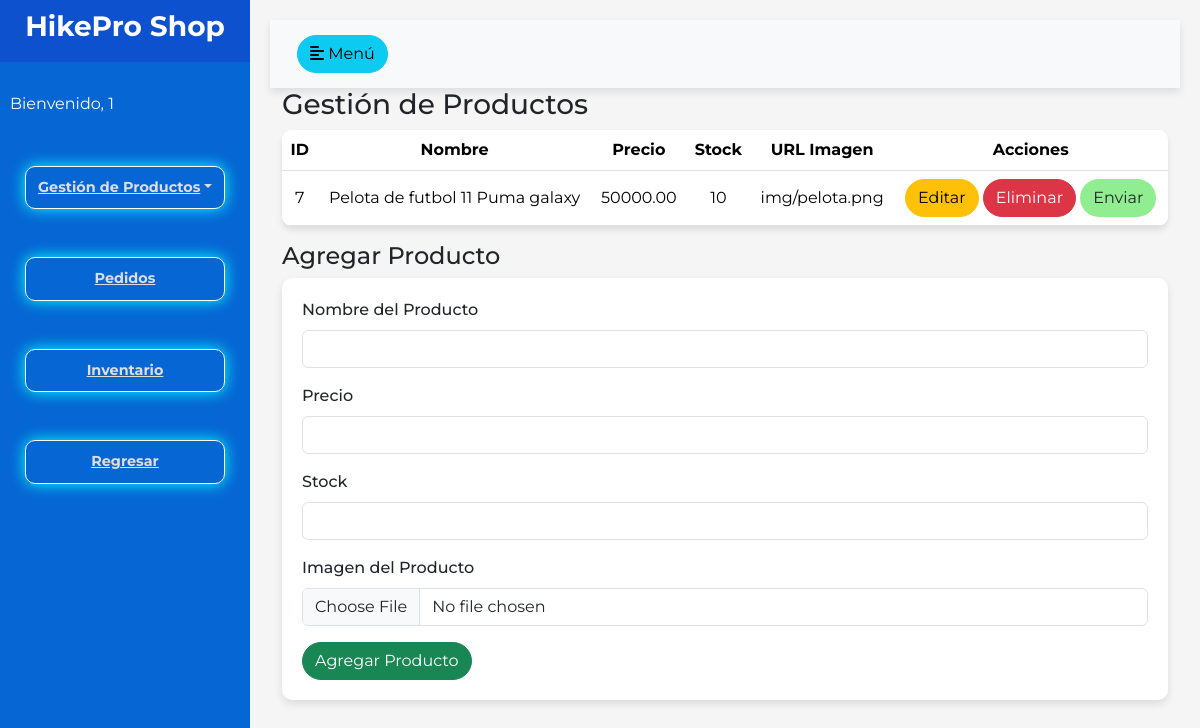
Page /dashboard.php (signed in) on the committed database.
### tables this page shows
CREATE TABLE `productos` (
  `id_producto` int(11) NOT NULL,
  `nombre` varchar(100) NOT NULL,
  `descripcion` text DEFAULT NULL,
  `precio` decimal(10,2) NOT NULL,
  `stock` int(11) NOT NULL,
  `imagen` varchar(250) DEFAULT NULL
);

### dashboard.php (the view, shortened to what this page needs)
<?php
include('db.php');
$productos_sql = "SELECT * FROM productos";
$productos_result = $conn->query($productos_sql);
?>
<!DOCTYPE html>
<html lang="es">
<head>
    <link href="https://cdn.jsdelivr.net/npm/bootstrap@5.3.3/dist/css/bootstrap.min.css" rel="stylesheet">
    <link rel="stylesheet" href="css/styles2.css">
</head>
<body>
    <div class="wrapper">
        <nav id="sidebar">
            <div class="sidebar-header">
                <h3>HikePro Shop</h3>
            </div>
            <ul class="list-unstyled components">
                <p>Bienvenido, <?php echo $_SESSION['admin']; ?></p>
                <li>
                    <br>
                <center>
                    <a href="#homeSubmenu" data-toggle="collapse" aria-expanded="false" class="dropdown-toggle">Gestión de Productos</a>
                    </center>
                </li>
                <br>
                <br>
                <center>
                <li>
                    <a href="pedido.php">Pedidos</a>
                </li>
                </center>
                <br>
                <br>
                <center>
                <li>
                    <a href="#">Inventario</a>
                </li>
                <br>
                <br>
                <center>
                <li>
                    <a href="logout.php">Regresar</a>
                </li>
                </center>
            </ul>
        </nav>
        <div id="content">
            <nav class="navbar navbar-expand-lg navbar-light bg-light">
                <div class="container-fluid">
                    <button type="button" id="sidebarCollapse" class="btn btn-info">
                        <i class="fas fa-align-left"></i>
                        <span>Menú</span>
                    </button>
                </div>
            </nav>
            <div class="container">
                <h3>Gestión de Productos</h3>
                <table class="table">
                    <thead>
                        <tr>
                            <th>ID</th>
                            <th>Nombre</th>
                            <th>Precio</th>
                            <th>Stock</th>
                            <th>URL Imagen</th>
                            <th>Acciones</th>
                        </tr>
                    </thead>
                    <tbody>
                        <?php while($producto = $productos_result->fetch_assoc()): ?>
                            <tr>
                                <td><?php echo $producto['id_producto']; ?></td>
                                <td><?php echo $producto['nombre']; ?></td>
                                <td><?php echo $producto['precio']; ?></td>
                                <td><?php echo $producto['stock']; ?></td>
                                <td><?php echo $producto['imagen']; ?></td>
                                <td>
                                    <a href="editar_producto.php?id=<?php echo $producto['id_producto']; ?>" class="btn btn-warning">Editar</a>
                                    <a href="eliminar_producto.php?id=<?php echo $producto['id_producto']; ?>" class="btn btn-danger">Eliminar</a>
                                    <a href="productos.php?id=<?php echo $producto['id_producto']; ?>" class="btn btn-send" style="background: lightgreen;">Enviar</a>
                                </td>
                            </tr>
                        <?php endwhile; ?>
                    </tbody>
                </table>
                <h4>Agregar Producto</h4>
                <form action="guardar_producto.php" method="POST" enctype="multipart/form-data">
                    <div class="mb-3">
                        <label for="nombre" class="form-label">Nombre del Producto</label>
                        <input type="text" class="form-control" id="nombre" name="nombre" required>
                    </div>
                    <div class="mb-3">
                        <label for="precio" class="form-label">Precio</label>
                        <input type="number" step="0.01" class="form-control" id="precio" name="precio" required>
                    </div>
                    <div class="mb-3">
                        <label for="stock" class="form-label">Stock</label>
                        <input type="number" class="form-control" id="stock" name="stock" required>
                    </div>
                    <div class="mb-3">
                        <label for="imagen" class="form-label">Imagen del Producto</label>
                        <input type="file" class="form-control" id="imagen" name="imagen" required>
                    </div>
                    <button type="submit" class="btn btn-success">Agregar Producto</button>
                </form>
            </div>
        </div>
    </div>
</body>
</html>

### css/styles2.css (style rules this page uses)
* { padding: 0; margin: 0; box-sizing: border-box; }
body { font-family: "Montserrat", sans-serif; background-color: #f5f5f5; }
.wrapper { display: flex; width: 100%; align-items: stretch; }
.sidebar-header h3 { color: #FFF; text-align: center; font-weight: 700; }
#sidebar { min-width: 250px; max-width: 250px; background: #0666d4; color: #fff; transition: all 0.3s; }
#sidebar .sidebar-header { padding: 10px; background: #0e51ce; }
#sidebar ul.components { padding: 20px 0; }
#sidebar ul p { color: #fff; padding: 10px; }
#sidebar ul li a { padding: 10px; font-size: 0.9em; display: block; color: #ddd; transition: 0.3s; border: 1px solid rgb(255, 255, 255); border-radius: 10px; width: 200px; font-weight: bold; box-shadow: 0 0 15px 0 rgb(3, 255, 255); }
#content { width: 100%; padding: 20px; min-height: 100vh; transition: all 0.3s; }
.navbar { padding: 15px; background: #fff; box-shadow: 0 4px 8px rgba(0, 0, 0, 0.1); }
.table { border-radius: 10px; overflow: hidden; background-color: white; box-shadow: 0 4px 6px rgba(0, 0, 0, 0.1); }
.table th, .table td { vertical-align: middle; text-align: center; }
.btn { border-radius: 30px; transition: all 0.3s ease; }
form { background-color: white; padding: 20px; border-radius: 10px; box-shadow: 0 4px 8px rgba(0, 0, 0, 0.1); }
.mb-3 label { font-weight: 500; }

### rows in the picture
productos: id_producto "7", nombre "Pelota de futbol 11 Puma galaxy", precio "50000.00", stock "10", imagen "img/pelota.png"

### other values in the picture
$_SESSION['admin'] "1"
